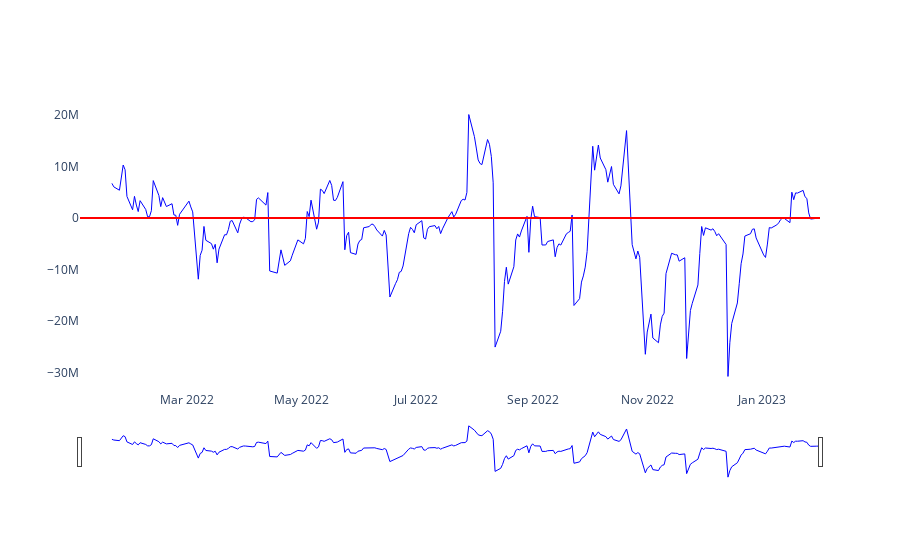

Notebook cell for this chart:
### Code cell
fig = go.Figure()

fig.add_trace(
    go.Scatter(
        name="Force index",
        x=resultados_FI.force_index().index,
        y=resultados_FI.force_index(),
        line=dict(color='blue', width=1))
)
fig.add_hline(y=0, line_color="red")
fig.update_layout(xaxis_rangeslider_visible=True)
fig.update_layout(paper_bgcolor='rgba(0,0,0,0)',plot_bgcolor='rgba(0,0,0,0)')

### Figure 1 — Plotly figure (JSON) as saved in the notebook; plotly's stock layout.template omitted (floating-point values rounded to 4 significant figures; data arrays with more than 128 entries replaced by an {"elided": "..."} marker saying what was removed)
{"data": [{"line": {"color": "blue", "width": 1}, "name": "Force index", "type": "scatter", "x": {"elided": "272 str values"}, "y": {"elided": "272 float values"}}], "layout": {"paper_bgcolor": "rgba(0,0,0,0)", "plot_bgcolor": "rgba(0,0,0,0)", "shapes": [{"line": {"color": "red"}, "type": "line", "x0": 0, "x1": 1, "xref": "x domain", "y0": 0, "y1": 0, "yref": "y"}], "xaxis": {"rangeslider": {"visible": true}}}}
